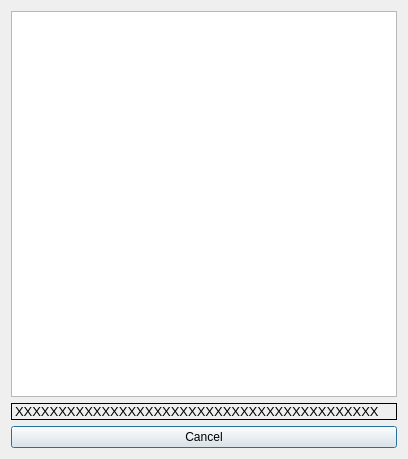
<?xml version="1.0" encoding="UTF-8"?>
<ui version="4.0">
 <class>QR_display</class>
 <widget class="QDialog" name="QR_display">
  <property name="geometry">
   <rect>
    <x>0</x>
    <y>0</y>
    <width>408</width>
    <height>459</height>
   </rect>
  </property>
  <property name="windowTitle">
   <string>Dialog</string>
  </property>
  <layout class="QVBoxLayout" name="verticalLayout">
   <item>
    <widget class="QGraphicsView" name="graphicsView"/>
   </item>
   <item>
    <widget class="QLabel" name="label">
     <property name="font">
      <font>
       <pointsize>10</pointsize>
      </font>
     </property>
     <property name="frameShape">
      <enum>QFrame::Box</enum>
     </property>
     <property name="text">
      <string>XXXXXXXXXXXXXXXXXXXXXXXXXXXXXXXXXXXXXXXXXX</string>
     </property>
    </widget>
   </item>
   <item>
    <widget class="QPushButton" name="pushButton">
     <property name="text">
      <string>Cancel</string>
     </property>
    </widget>
   </item>
  </layout>
 </widget>
 <resources/>
 <connections/>
</ui>
